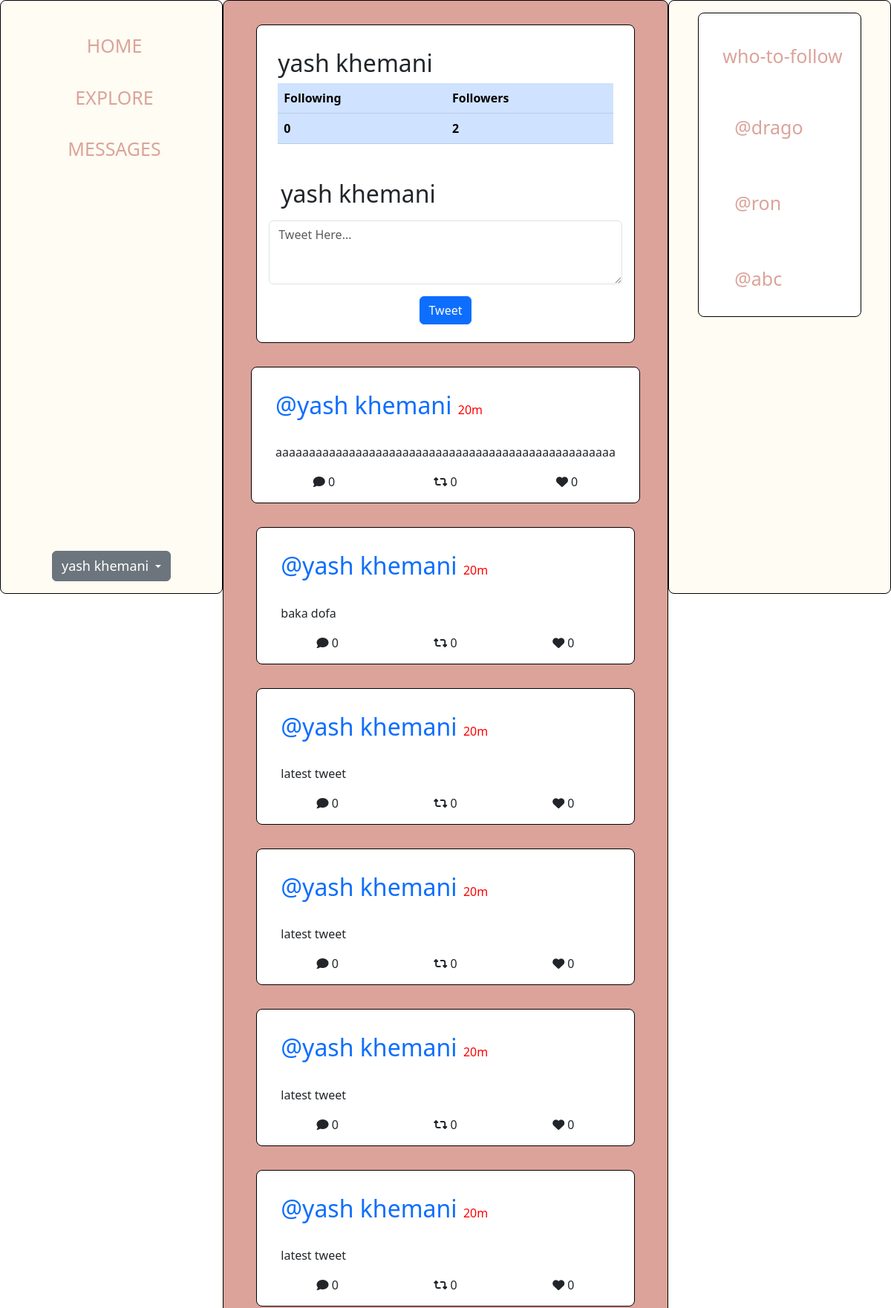
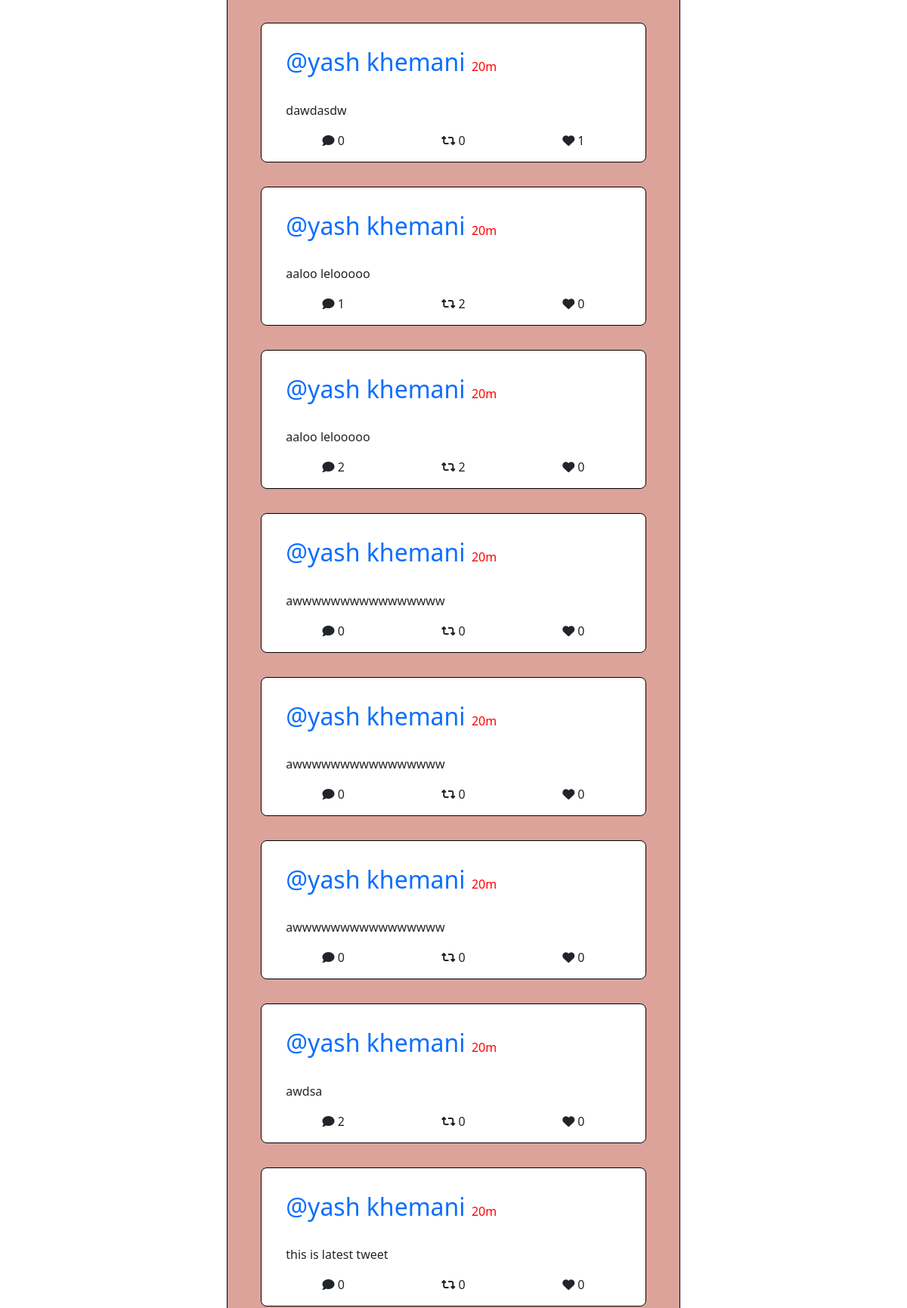
/yyash (signed in, upper part), run on the app's committed database (2 pictures, top to bottom).
### base/models.py (models this page shows, shortened)
class CustomUser(AbstractUser):
    def __str__(self):
        name = self.first_name + ' ' + self.last_name
        if (len(name)==1):
            return self.username
        else:
            return name

class Tweet(models.Model):
    host = models.ForeignKey(CustomUser, on_delete=models.CASCADE, null=True, related_name='tweets')
    desciption = models.TextField(null=False, blank=False)
    created = models.DateTimeField(auto_now_add=True)
    class Meta:
        ordering = ['-created']

### base/views.py (the view)
# urls.py: path('<str:username>', views.profilePage, name='profilePage'),
def profilePage(request, username):
    try:
        user = CustomUser.objects.get(username=username)
    except:
        messages.error(request, 'User does not exist')
        return HttpResponseRedirect(reverse('homePage'))
    tweets = user.tweets.all()
    who_to_follow = CustomUser.objects.exclude(username=request.user.username).order_by('-date_joined')[:3]
    return render(request, "base/profilePage.html", {
        'tweets' : tweets,
        'wtf':who_to_follow,
        'user':user
    })

### base/templates/base/profilePage.html (shortened to what this page needs)
{% extends 'base/feed.html' %}
{% load static %}
{% block user_following_followers %}
<div class="container my-3">
    <div class="profile-page-header">
        <h2>
            {{user}}
        </h2>
        <table class="table table-primary">
            <tr>
                <th>Following</th>
                <th>Followers</th>
            </tr>
            <tr>
                <th>{{ user.following.count }}</th>
                <th>{{ user.followers.count }}</th>
            </tr>
        </table>
    </div>
</div>
{% endblock user_following_followers %}

### base/templates/base/feed.html (shortened to what this page needs)
{% extends 'base/homePage.html' %}
{% load static %}
{% block feed %}
<div class="card tweet">
{% block user_following_followers %}
{% endblock user_following_followers %}
    <form action="{% url 'homePage' %}" method="post">
        <div class="tweet-header form-group">
            <h2>
                {{request.user}}
            </h2>
        </div>
        <div class="form-group">
            <textarea class="form-control" placeholder="Tweet Here..." rows="3" name="tweet"></textarea>
        </div>
        <div class="tweet-footer">
            <button type="submit" class="btn btn-primary mb-2 my-3">Tweet</button>
        </div>
    </form>
</div>
    {% for tweet in tweets %}
    <div class="tweet card" data-id={{tweet.id}}>
        <div class="tweet-header">
            <a href="{% url 'profilePage' tweet.host.username %}" style="text-decoration: none;">
                <h2>
                    @{{tweet.host}}
                </h2>
            </a>
            <span id="time-since-tweet-created">20m</span>
        </div>
        <div class="tweet-body">
            {{tweet.desciption}}
        </div>
        <div class="tweet-footer">
            <div class="likes">
                <i class="fa-solid fa-comment"></i> </i>
                <span>
                    {{ tweet.comments.count }}
                </span>
            </div>
            <div class="likes">
                <i class="fa-solid fa-retweet retweet-icon"></i>
              <span>{{tweet.retweets.count}}</span>
            </div>
            <div class="likes">
                <i class="fa-solid fa-heart heart-icon"></i>
                <span>{{tweet.liked.count}}</span>
            </div>
        </div>
    </div>
    {% endfor %}
{% endblock feed %}

### base/templates/base/homePage.html (shortened to what this page needs)
{% extends 'base/layout.html' %}
{% load static %}
{% block css %}
<link rel="stylesheet" href="{% static 'css/homePage1.css' %}?v=5">
{% endblock css %}
{% block content %}
<div class="home-container">
    <div class="sidebar card">
        <div class="sidebar-header">
            <a href="{% url 'homePage'%}" class="sidebar-links">HOME</a>
            <a href="#" class="sidebar-links">EXPLORE</a>
            <a href="#" class="sidebar-links">MESSAGES</a>
        </div>
    <div class="dropdown">
        <button class="btn btn-secondary dropdown-toggle" type="button" id="dropdownMenuButton1" data-bs-toggle="dropdown" aria-expanded="false">
         <span style="font-size: large;">
            {{request.user}}
         </span>
        </button>
      </div>
    </div>
    <div class="feed card">
        {% block feed %}
        {% endblock feed %}
    </div>
    <div class="side-menu card">
        <div class="card">
            <div class="side-menu-header">
                <h2>who-to-follow</h2>
            </div>
            <div class="side-menu-body">
                {% for user in wtf %}
                    <div class="user">
                        <a href="{% url 'profilePage' user.username %}" class="sidebar-links">
                            <h2>
                                @{{user.username}}
                            </h2>
                        </a>
                    </div>
                {% endfor %}
            </div>
        </div>
    </div>
</div>
{% endblock content %}

### base/static/css/homePage1.css (style rules this page uses)
.home-container { display: grid; grid-template-columns: 1fr 2fr 1fr; }
.card { border: 1px solid black; padding: 1rem; border-radius: 0.5em; }
.sidebar, .side-menu { display: flex; flex-direction: column; justify-content: space-between; align-items: center; height: 100vh; background-color: #FEFCF3; }
.sidebar-header { display: flex; flex-direction: column; align-items: center; justify-content: space-between; }
.sidebar-links , .side-menu h2, .side-menu h3 { padding: 6px 8px 6px 16px; margin-top: 20px; text-decoration: none; font-size: 25px; color: #DBA39A; display: block; }
.sidebar, .side-menu { position: -webkit-sticky; position: sticky; top: 0; }
.feed { display: flex; flex-direction: column; justify-content: start; align-items: center; height: 100%; background-color: #DBA39A; }
.tweet { min-width: 90%; margin: 1rem 0; }
.tweet-header h2 { display:inline; margin: 10px 0px; }
.tweet-header span { color: red; }
.tweet-body, .tweet-header { padding: 1rem; }
.tweet-footer { display: flex; align-items: center; justify-content: space-around; }

### base/templates/base/layout.html (style rules this page uses)
* { margin: 0; padding: 0; box-sizing: border-box; }

### data on the page
CustomUser: user "yash khemani", first_name+last_name "yash khemani", following.count "0", followers.count "2"
Tweet: host "yash khemani", desciption "aaaaaaaaaaaaaaaaaaaaaaaaaaaaaaaaaaaaaaaaaaaaaaaaaaa", comments.count "0", retweets.count "0", liked.count "0"
Tweet: host "yash khemani", desciption "baka dofa", comments.count "0", retweets.count "0", liked.count "0"
Tweet: host "yash khemani", desciption "latest tweet", comments.count "0", retweets.count "0", liked.count "0"
Tweet: host "yash khemani", desciption "latest tweet", comments.count "0", retweets.count "0", liked.count "0"
Tweet: host "yash khemani", desciption "latest tweet", comments.count "0", retweets.count "0", liked.count "0"
Tweet: host "yash khemani", desciption "latest tweet", comments.count "0", retweets.count "0", liked.count "0"
Tweet: host "yash khemani", desciption "dawdasdw", comments.count "0", retweets.count "0", liked.count "1"
Tweet: host "yash khemani", desciption "aaloo lelooooo", comments.count "1", retweets.count "2", liked.count "0"
Tweet: host "yash khemani", desciption "aaloo lelooooo", comments.count "2", retweets.count "2", liked.count "0"
Tweet: host "yash khemani", desciption "awwwwwwwwwwwwwwww", comments.count "0", retweets.count "0", liked.count "0"
Tweet: host "yash khemani", desciption "awwwwwwwwwwwwwwww", comments.count "0", retweets.count "0", liked.count "0"
Tweet: host "yash khemani", desciption "awwwwwwwwwwwwwwww", comments.count "0", retweets.count "0", liked.count "0"
Tweet: host "yash khemani", desciption "awdsa", comments.count "2", retweets.count "0", liked.count "0"
Tweet: host "yash khemani", desciption "this is latest tweet", comments.count "0", retweets.count "0", liked.count "0"
CustomUser: username "drago"
CustomUser: username "ron"
CustomUser: username "abc"
